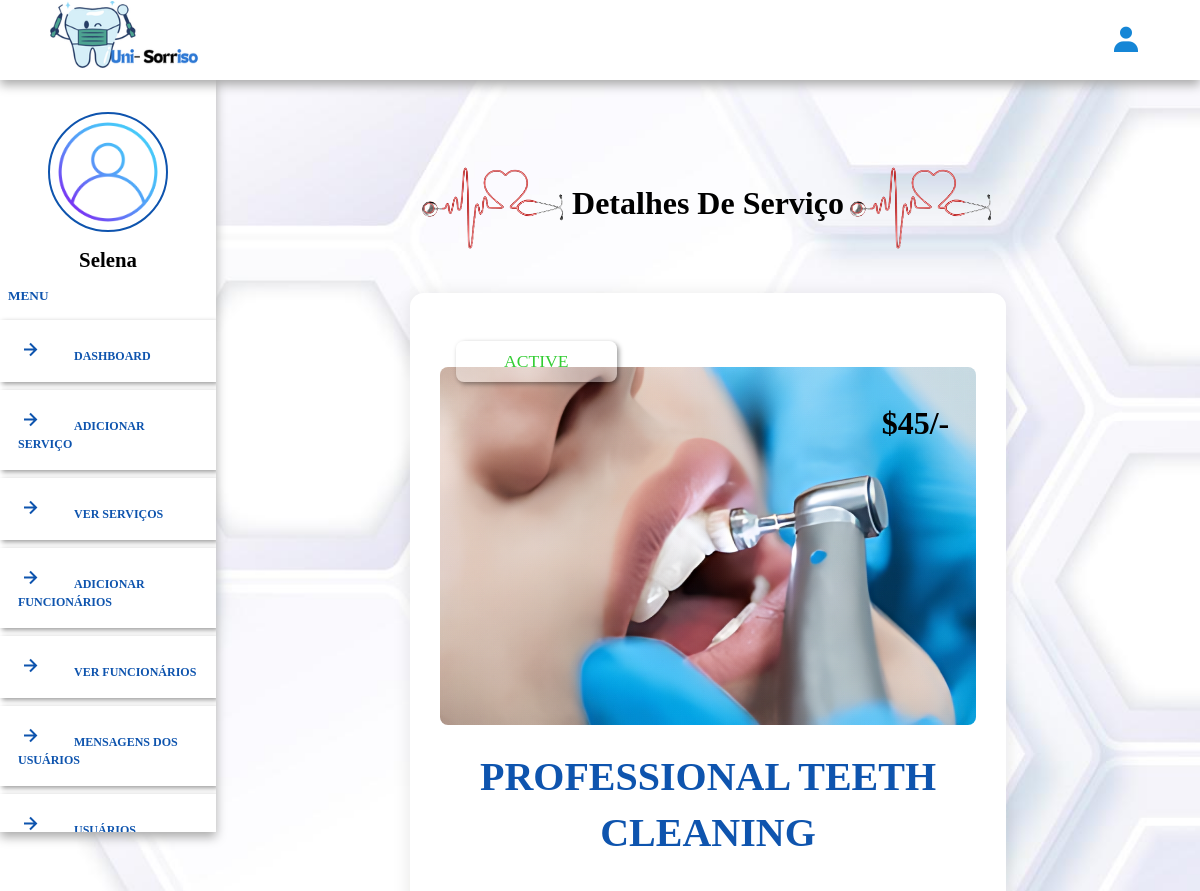
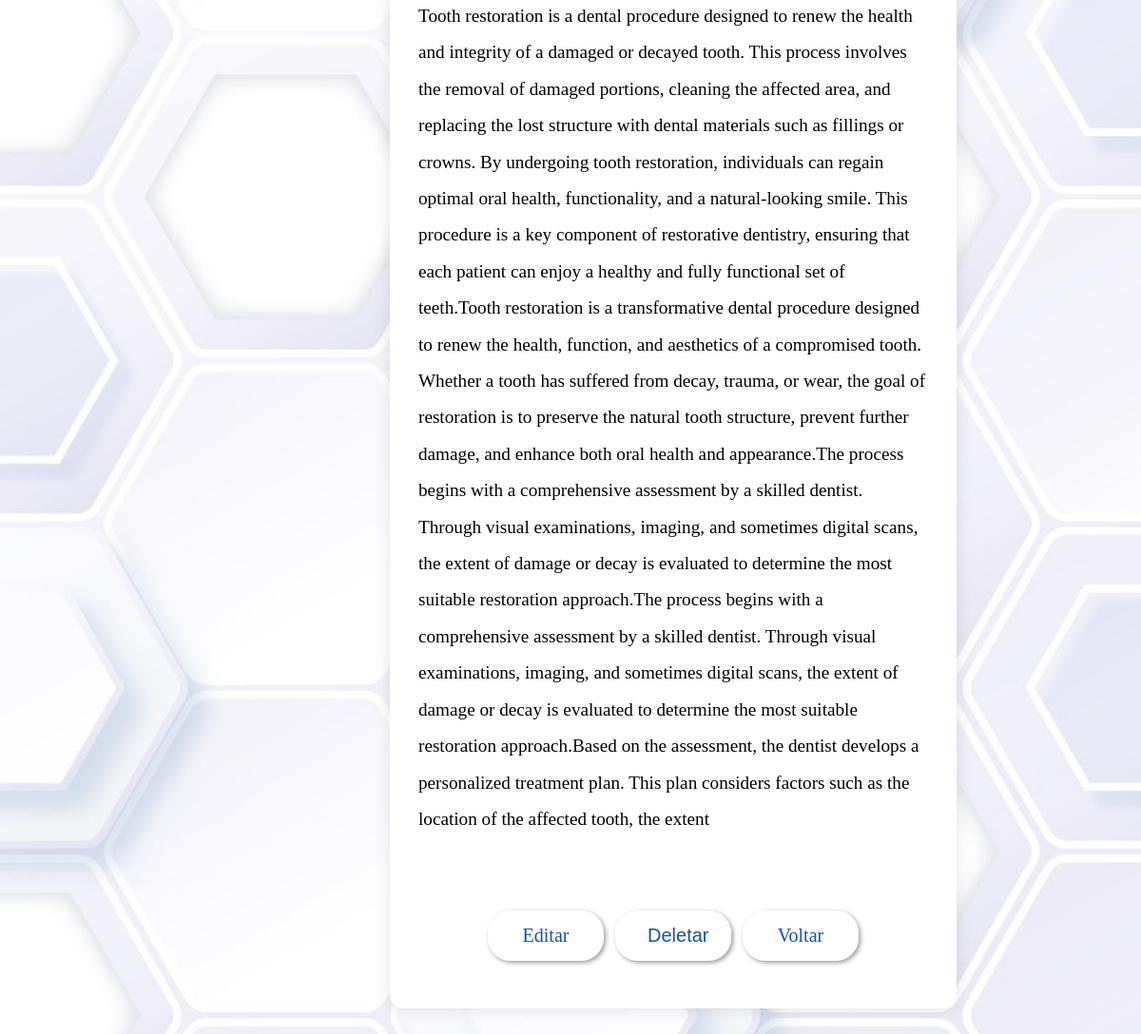
Screenshot of /admin/read_service.php?post_id=72uKGgkR2Kf8uhnUb7WN (signed in) with the database file from the repository (2 pictures, top to bottom).
### tables this page shows
CREATE TABLE `services` (
  `id` varchar(255) NOT NULL,
  `name` varchar(255) NOT NULL,
  `price` varchar(255) NOT NULL,
  `image` varchar(255) NOT NULL,
  `service_detail` varchar(1500) NOT NULL,
  `status` varchar(100) NOT NULL
);

### admin/read_service.php (the view, shortened to what this page needs)
<?php
    include_once('../componentes/conect.php');
    $admin_id = $_COOKIE['admin_id'] ?? '';
    $get_id = $_GET['post_id'];
?>
<!doctype html>
<html lang="pt-br">
    <head>
        <link rel="stylesheet" href="https://cdnjs.cloudflare.com/ajax/libs/font-awesome/6.4.0/css/all.min.css">
        <link rel="stylesheet" href="https://cdn.jsdelivr.net/npm/boxicons@latest/css/boxicons.min.css">
        <link rel="stylesheet" type="text/css" href="../css/admi_style.css?v=<?php echo time(); ?>">
    </head>
    <body style="padding-left:0;">
        <div class="main-container">
            <?php include_once('../admin/admin_header.php'); ?>
            <section class="read-container">
                <div class="heading">
                    <h1><img src="../images/separator.png">Detalhes de Serviço<img src="../images/separator.png"></h1>
                </div>
                <div class="box-container">
                    <?php
                        $select_service  = $conn->prepare("SELECT * FROM `services` WHERE id = ?");
                        $select_service->execute([$get_id]);
                        if($select_service->rowCount() > 0){
                            while($fetch_services = $select_service->fetch(PDO::FETCH_ASSOC)){
                    ?>
                    <form action ="" method="post" class="box">
                        <div class="status" style="color: <?= ($fetch_services['status'] == 'active') ? 'limegreen' : 'red'; ?>;">
                    <?= htmlspecialchars($fetch_services['status']) ?>
                            </div>
                            <?php if (!empty($fetch_services['image'])) { ?>
                                <img src="../uploaded_files/services/<?= htmlspecialchars($fetch_services['image']) ?>" class="image">
                            <?php } ?>
                            <p class="price">$<?= htmlspecialchars($fetch_services['price']) ?>/-</p>
                            <div class ="name"><?= htmlspecialchars($fetch_services['name']) ?></div>
                            <div class ="content"><?= htmlspecialchars($fetch_services['service_detail']) ?></div>
                            <div class="flex-btn">
                             <a href="edit_service.php?id=<?= $fetch_services['id']; ?>" class="btn">editar</a>
                            <button type="submit" name="delete" class="btn" onclick="return confirm('delete this service');">deletar</button>
                            <a href="/dentista/admin/view_services.php" class="btn">Voltar</a>
                            </div>
                    </form>
                    <?php
                            }
                        }
                    ?>
                </div>
            </section>
        </div>
    </body>
</html>

### admin/admin_header.php (shortened to what this page needs)
<header>
  <div class="logoo">
    <img src="../images/beng.png" width="150">
  </div>
  <div class="right">
    <div class="bx bxs-user" id="user-btn"></div>
  </div>
</header>
<div class="side-container">
  <div class="sidebar">
    <?php
    if (!empty($admin_id)) {
        $select_admin = $conn->prepare("SELECT * FROM `admin` WHERE id = ?");
        $select_admin->execute([$admin_id]);
        if ($select_admin->rowCount() > 0) {
            $fetch_profile = $select_admin->fetch(PDO::FETCH_ASSOC);
            echo '<div class="profile">';
            echo '<img src="../uploaded_files/perfil.png" width="150" alt="Foto de perfil" class="logo-img">';
            echo '<p class="admin-name" style="margin-top:1rem;">' . htmlspecialchars($fetch_profile['name']) . '</p>';
            echo '</div>';
        } else {
            echo '<p>Admin não encontrado!</p>';
        }
    } else {
        echo '<p>ID do admin está vazio!</p>';
    }
    ?>
    <h5>Menu</h5>
    <ul>
      <li><a href="dashboard.php"><i class="bx bx-right-arrow-alt"></i>Dashboard</a></li>
      <li><a href="add_service.php"><i class="bx bx-right-arrow-alt"></i>Adicionar Serviço</a></li>
      <li><a href="view_services.php"><i class="bx bx-right-arrow-alt"></i>Ver Serviços</a></li>
      <li><a href="add_employee.php"><i class="bx bx-right-arrow-alt"></i>Adicionar Funcionários</a></li>
      <li><a href="view_employee.php"><i class="bx bx-right-arrow-alt"></i>Ver Funcionários</a></li>
      <li><a href="admin_message.php"><i class="bx bx-right-arrow-alt"></i>Mensagens dos usuários</a></li>
       <li><a href="user_account.php"><i class="bx bx-right-arrow-alt"></i>Usuários</a></li>
    </ul>
  </div>
</div>

### rows the page displays
services: status "ACTIVE", image (picture), price "45", name "PROFESSIONAL TEETH CLEANING", service_detail "Tooth restoration is a dental procedure designed to renew the health and integrity of a damaged or decayed tooth. This process involves the removal of damaged portions, cleaning the affected area, and replacing the lost structure with dental materials such as fillings or crowns. By undergoing tooth restoration, individuals can regain optimal oral health, functionality, and a natural-looking smile. This procedure is a key component of restorative dentistry, ensuring that each patient can enjoy a healthy and fully functional set of teeth.Tooth restoration is a transformative dental procedure designed to renew the health, function, and aesthetics of a compromised tooth. Whether a tooth has…"

### other values shown
$fetch_profile['name'] "Selena"
